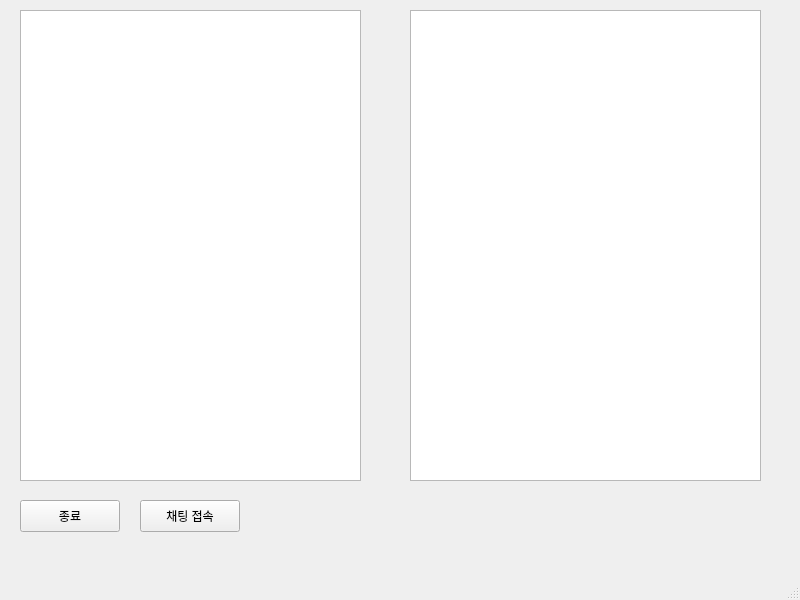
<?xml version="1.0" encoding="UTF-8"?>
<ui version="4.0">
 <class>AdminWindow</class>
 <widget class="QMainWindow" name="AdminWindow">
  <property name="geometry">
   <rect>
    <x>0</x>
    <y>0</y>
    <width>800</width>
    <height>600</height>
   </rect>
  </property>
  <property name="windowTitle">
   <string>MainWindow</string>
  </property>
  <widget class="QWidget" name="centralwidget">
   <widget class="QListWidget" name="customerList">
    <property name="geometry">
     <rect>
      <x>20</x>
      <y>10</y>
      <width>341</width>
      <height>471</height>
     </rect>
    </property>
    <property name="styleSheet">
     <string notr="true">font: 20pt &quot;Academy Engraved LET&quot;;
font: 20pt &quot;Nanum Gothic&quot;;</string>
    </property>
   </widget>
   <widget class="QTextBrowser" name="chatHistory">
    <property name="geometry">
     <rect>
      <x>410</x>
      <y>10</y>
      <width>351</width>
      <height>471</height>
     </rect>
    </property>
   </widget>
   <widget class="QPushButton" name="chatConnectButton">
    <property name="geometry">
     <rect>
      <x>140</x>
      <y>500</y>
      <width>100</width>
      <height>32</height>
     </rect>
    </property>
    <property name="text">
     <string>채팅 접속</string>
    </property>
   </widget>
   <widget class="QPushButton" name="exitButton">
    <property name="geometry">
     <rect>
      <x>20</x>
      <y>500</y>
      <width>100</width>
      <height>32</height>
     </rect>
    </property>
    <property name="text">
     <string>종료</string>
    </property>
   </widget>
  </widget>
  <widget class="QMenuBar" name="menubar">
   <property name="geometry">
    <rect>
     <x>0</x>
     <y>0</y>
     <width>800</width>
     <height>24</height>
    </rect>
   </property>
  </widget>
  <widget class="QStatusBar" name="statusbar"/>
 </widget>
 <tabstops>
  <tabstop>chatHistory</tabstop>
  <tabstop>customerList</tabstop>
 </tabstops>
 <resources/>
 <connections/>
</ui>
